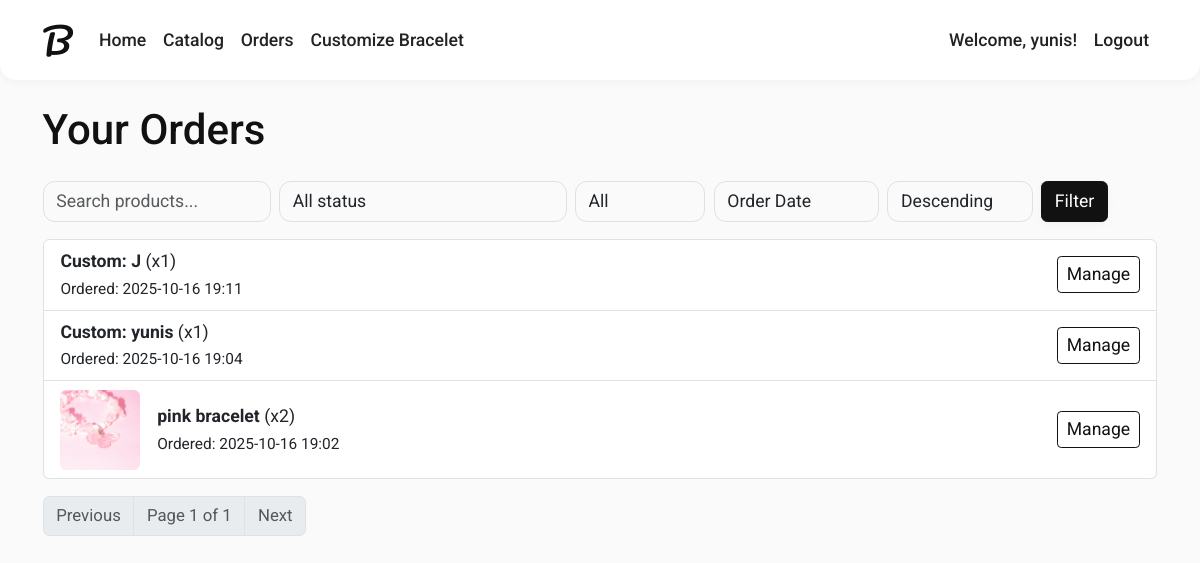
Screenshot of /orders/ (signed in) with the database file from the repository.
### shop/models.py (models this page shows, shortened)
class Order(models.Model):
    STATUS_CHOICES = [
        ('waiting', 'Waiting for Payment'),
        ('pending', 'Pending Creation'),
        ('created', 'Finished Creating the Bracelet'),
        ('delivering', 'Bracelet is Being Delivered'),
        ('delivered', 'Bracelet Delivered'),
    ]
    PAYMENT_CHOICES = [
        ('gcash', 'GCash'),
        ('maya', 'Maya'),
    ]
    customer = models.ForeignKey(User, on_delete=models.CASCADE)
    product = models.ForeignKey(Product, on_delete=models.CASCADE)
    quantity = models.PositiveIntegerField()
    payment_type = models.CharField(max_length=20, choices=PAYMENT_CHOICES)
    status = models.CharField(max_length=20, choices=STATUS_CHOICES, default='waiting')
    created_at = models.DateTimeField(auto_now_add=True)
    delivered_at = models.DateTimeField(blank=True, null=True)
    done = models.BooleanField(default=False)
    cancelled = models.BooleanField(default=False)
    cancel_reason = models.TextField(blank=True, null=True)

class Product(models.Model):
    name = models.CharField(max_length=100)
    price = models.DecimalField(max_digits=8, decimal_places=2)
    image = models.ImageField(upload_to='product_images/')
    created_by = models.ForeignKey(SellerProfile, on_delete=models.CASCADE)
    stock = models.PositiveIntegerField(default=0)
    created_at = models.DateTimeField(auto_now_add=True, null=True, blank=True)

### shop/views.py (the view, shortened to what this page needs)
# urls.py: path('orders/', views.order_list, name='order_list'),
def order_list(request):
    if not request.user.is_authenticated or hasattr(request.user, 'sellerprofile'):
        return redirect('login')
    qs = Order.objects.filter(customer=request.user)
    status = request.GET.get('status', '')
    cancelled = request.GET.get('cancelled', '')  # 'yes' / 'no' / ''
    sort_by = request.GET.get('sort_by', 'created_at')
    sort_dir = request.GET.get('sort_dir', 'desc')
    search = request.GET.get('search', '').strip()
    if status:
        qs = qs.filter(status=status)
    if cancelled == 'yes':
        qs = qs.filter(cancelled=True)
    elif cancelled == 'no':
        qs = qs.filter(cancelled=False)
    if search:
        qs = qs.filter(product__name__icontains=search)
    allowed_order_fields = {'created_at', 'delivered_at'}
    if sort_by not in allowed_order_fields:
        sort_by = 'created_at'
    order_field = sort_by if sort_dir == 'asc' else f"-{sort_by}"
    qs = qs.order_by(order_field)
    paginator = Paginator(qs, 10)
    page_number = request.GET.get('page')
    page_obj = paginator.get_page(page_number)
    msg_forms = {order.id: OrderMessageForm() for order in page_obj.object_list}
    return render(request, 'shop/order_list.html', {
        'page_obj': page_obj,
        'msg_forms': msg_forms,
        'filters': {
            'status': status,
            'cancelled': cancelled,
            'sort_by': sort_by,
            'sort_dir': sort_dir,
            'search': search,
        },
        'status_choices': Order.STATUS_CHOICES,
    })

### shop/templates/shop/order_list.html (shortened to what this page needs)
{% extends 'shop/base.html' %}
{% load dict_get %}
{% block content %}
<h1 class="mb-4">Your Orders</h1>
<form method="get" class="row g-2 mb-3">
	<div class="col-auto">
		<input type="search" name="search" class="form-control" placeholder="Search products..." value="{{ filters.search }}">
	</div>
	<div class="col-auto">
		<select name="status" class="form-select">
			<option value="">All status</option>
		</select>
	</div>
	<div class="col-auto">
		<select name="cancelled" class="form-select">
			<option value="">All</option>
		</select>
	</div>
	<div class="col-auto">
		<select name="sort_by" class="form-select">
			<option value="created_at" {% if filters.sort_by == 'created_at' %}selected{% endif %}>Order Date</option>
		</select>
	</div>
	<div class="col-auto">
		<select name="sort_dir" class="form-select">
			<option value="desc" {% if filters.sort_dir == 'desc' %}selected{% endif %}>Descending</option>
		</select>
	</div>
	<div class="col-auto">
		<button class="btn btn-primary">Filter</button>
	</div>
</form>
{% if page_obj.object_list %}
	<div class="list-group">
		{% for order in page_obj.object_list %}
			<div class="list-group-item">
				<div class="row align-items-center">
					<div class="col-md-8 d-flex align-items-center">
						{% if order.product.image %}
							<img src="{{ order.product.image.url }}" alt="{{ order.product.name }}" style="width:80px;height:80px;object-fit:cover;" class="me-3 rounded">
						{% endif %}
						<div>
							<strong>{{ order.product.name }}</strong> (x{{ order.quantity }})<br>
							<small>Ordered: {{ order.created_at|date:"Y-m-d H:i" }}{% if order.delivered_at %} • Delivered: {{ order.delivered_at|date:"Y-m-d H:i" }}{% endif %}</small>
						</div>
					</div>
					<div class="col-md-4 text-end">
						<a href="{% url 'customer_manage_order' order.id %}" class="btn btn-sm btn-outline-primary">Manage</a>
					</div>
				</div>
			</div>
		{% endfor %}
	</div>
	<nav class="mt-3">
		<ul class="pagination">
			{% if page_obj.has_previous %}
				<li class="page-item"><a class="page-link" href="?{% for k,v in request.GET.items %}{% if k != 'page' %}{{ k }}={{ v|urlencode }}&{% endif %}{% endfor %}page={{ page_obj.previous_page_number }}">Previous</a></li>
			{% else %}
				<li class="page-item disabled"><span class="page-link">Previous</span></li>
			{% endif %}
			<li class="page-item disabled"><span class="page-link">Page {{ page_obj.number }} of {{ page_obj.paginator.num_pages }}</span></li>
			{% if page_obj.has_next %}
				<li class="page-item"><a class="page-link" href="?{% for k,v in request.GET.items %}{% if k != 'page' %}{{ k }}={{ v|urlencode }}&{% endif %}{% endfor %}page={{ page_obj.next_page_number }}">Next</a></li>
			{% else %}
				<li class="page-item disabled"><span class="page-link">Next</span></li>
			{% endif %}
		</ul>
	</nav>
{% else %}
	<p>No orders yet.</p>
{% endif %}
{% endblock %}

### shop/templates/shop/base.html (shortened to what this page needs)
<!DOCTYPE html>
<html lang="en">
<head>
    <link href="https://cdn.jsdelivr.net/npm/bootstrap@5.3.3/dist/css/bootstrap.min.css" rel="stylesheet">
</head>
<body>
    <nav class="navbar navbar-expand-lg navbar-light mb-4">
        <div class="container">
            <a class="navbar-brand" href="{% url 'home' %}">B</a>
            <div class="collapse navbar-collapse" id="navbarNav">
                <ul class="navbar-nav me-auto mb-2 mb-lg-0">
                    <li class="nav-item"><a class="nav-link" href="{% url 'home' %}">Home</a></li>
                    <li class="nav-item"><a class="nav-link" href="{% url 'catalog' %}">Catalog</a></li>
                    {% if user.is_authenticated and not user.sellerprofile %}
                        <li class="nav-item"><a class="nav-link" href="{% url 'order_list' %}">Orders</a></li>
                        <li class="nav-item"><a class="nav-link" href="{% url 'customize_bracelet' %}">Customize Bracelet</a></li>
                    {% endif %}
                </ul>
                <ul class="navbar-nav ms-auto mb-2 mb-lg-0">
                    {% if user.is_authenticated %}
                        {% if user.sellerprofile %}
                            <li class="nav-item">
                                <a class="nav-link text-muted" href="#" tabindex="-1">Seller: {{ user.username }}</a>
                            </li>
                        {% else %}
                            <li class="nav-item">
                                <a class="nav-link" href="#" tabindex="-1">Welcome, {{ user.username }}!</a>
                            </li>
                        {% endif %}
                        <li class="nav-item"><a class="nav-link" href="{% url 'logout' %}">Logout</a></li>
                    {% else %}
                        <li class="nav-item"><a class="nav-link" href="{% url 'login' %}">Login</a></li>
                        <li class="nav-item"><a class="nav-link" href="{% url 'register' %}">Register</a></li>
                    {% endif %}
                </ul>
            </div>
        </div>
    </nav>
    <div class="container pb-5">
        {% block content %}{% endblock %}
    </div>
</body>
</html>

### shop/templates/shop/base.html (style rules this page uses)
:root { --primary: #111; --primary-dark: #222; --secondary: #555; --background: #fafafa; --surface: #fff; --on-primary: #fff; --on-surface: #111; --border-radius: 16px; --shadow: 0 2px 8px 0 rgba(0,0,0,0.04); }
html, body { background: var(--background); color: var(--on-surface); font-family: 'Roboto', Arial, sans-serif; font-size: 1.05rem; }
.navbar { background: var(--surface); box-shadow: var(--shadow); border-radius: 0 0 var(--border-radius) var(--border-radius); }
.navbar-brand { font-family: 'Pacifico', cursive; font-size: 2.1rem; color: var(--primary) !important; letter-spacing: 2px; }
.nav-link { font-weight: 500; color: #222 !important; transition: color .15s; }
.btn-primary, .btn-primary:active, .btn-primary:focus { background: #111; border-color: #111; color: #fff; box-shadow: var(--shadow); }
.btn-outline-primary { border-color: #111; color: #111; }
.form-control, .form-select { border-radius: 12px; border: 1px solid #e0e0e0; background: #fafafa; box-shadow: none; transition: border-color .2s; }
.btn, .form-control, .form-select { font-size: 1.05rem; }

### rows the page displays
Order: product.name "Custom: J", quantity "1", created_at "2025-10-16 19:11"
Order: product.name "Custom: yunis", quantity "1", created_at "2025-10-16 19:04"
Order: product.image (picture), product.name "pink bracelet", quantity "2", created_at "2025-10-16 19:02"

### other values shown
{{ user.username }} "yunis"
{{ page_obj.number }} "1"
{{ page_obj.paginator.num_pages }} "1"
